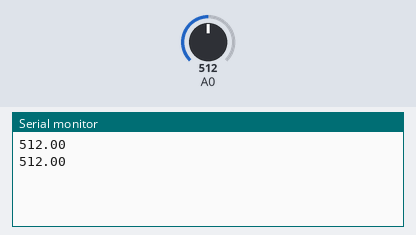
Simulated run of this sketch. Board: Arduino Uno, built with avr-gcc and run on an emulated ATmega328P. On the bench: the last lines printed to the serial monitor. The test bench sets the inputs (shaded band); at power-on: A0 = 512.

Above: at 9.8 s.
9.9 s: A0 set to 716
At 18.7 s:
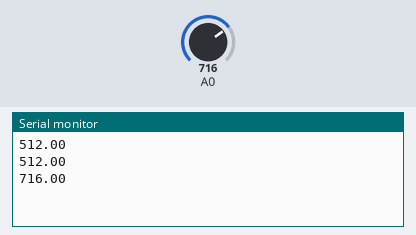
18.9 s: A0 set to 900
At 27.5 s:
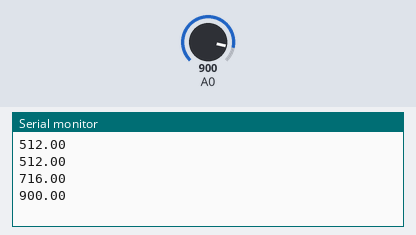
Timing chart, 0 to 29.0 s (numbered marks = the images above; inputs shaded):
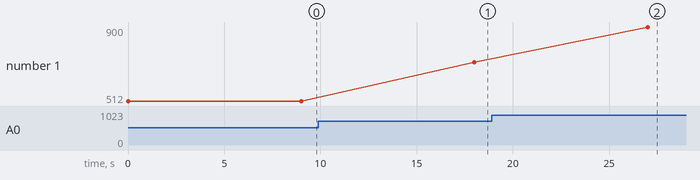

Measured:
- after the input at 9.9 s, the serial monitor: prints a new line after 8.1 s (image 1)
- after the input at 18.9 s, the serial monitor: prints a new line after 8.1 s (image 2)
- plotted number 1: 512 → 716 after the input at 9.9 s, 716 → 900 after the input at 18.9 s

The sketch:

MasterArduino.ino
```cpp
void setup() {
  // put your setup code here, to run once:
  Serial.begin(115200);
}

void loop() {
  // put your main code here, to run repeatedly:
  float voltage = analogRead(A0);
  String volts = String(voltage);
  Serial.println(volts);
  delay(9000);
}
```
